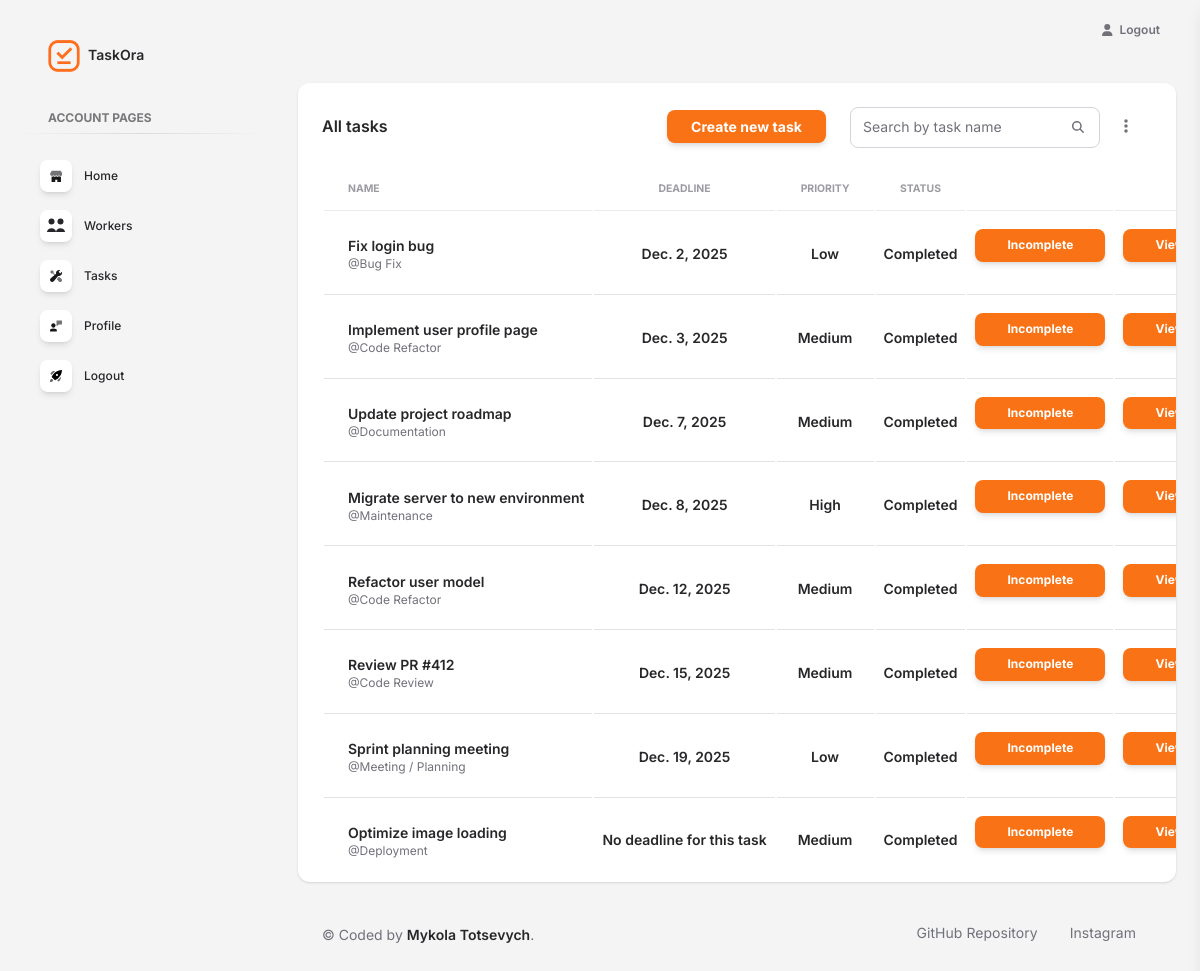
The page /tasks/?completed=Yes (signed in) on the database as committed earlier.
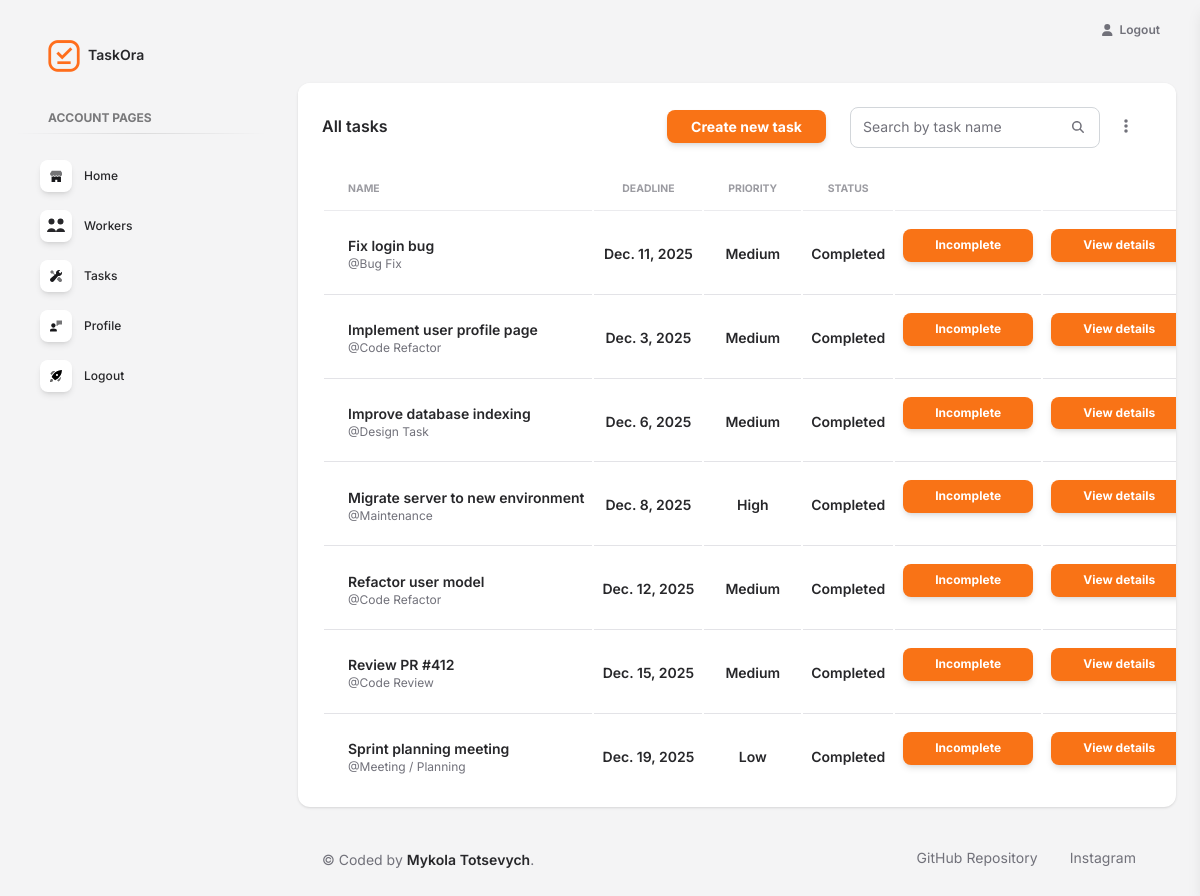
The same page on the database as committed later.
### task_manager/models.py (models this page shows, shortened)
class Task(models.Model):
    PRIORITY_CHOICES = [
        ("Low", "Low"),
        ("Medium", "Medium"),
        ("High", "High"),
        ("Urgent", "Urgent"),
    ]
    name = models.CharField(max_length=255)
    description = models.TextField()
    deadline = models.DateField(null=True, blank=True)
    is_completed = models.BooleanField(default=False)
    priority = models.CharField(max_length=10, choices=PRIORITY_CHOICES)
    task_type = models.ForeignKey(
        TaskType,
        on_delete=models.CASCADE,
        related_name="tasks"
    )
    tags = models.ManyToManyField(Tag, related_name="tasks")
    assignees = models.ManyToManyField(settings.AUTH_USER_MODEL, related_name="tasks")

class TaskType(models.Model):
    name = models.CharField(max_length=255, unique=True)
    class Meta:
        ordering = ("name",)
    def __str__(self):
        return self.name

### task_manager/views.py (the view)
# urls.py: path("tasks/", TaskListView.as_view(), name="task-list"),
class TaskListView(LoginRequiredMixin, generic.ListView):
    model = Task
    def get_queryset(self):
        queryset = Task.objects.select_related("task_type")
        form = TaskSearchForm(self.request.GET)
        if form.is_valid():
            queryset = queryset.filter(name__icontains=form.cleaned_data["name"])
        if self.request.GET.get("completed") == "Yes":
            queryset = queryset.filter(is_completed=True)
        elif self.request.GET.get("completed") == "No":
            queryset = queryset.filter(is_completed=False)
        if self.request.GET.get("assigned") == "No":
            queryset = queryset.filter(assignees__isnull=True).distinct()
        return queryset
    def get_context_data(self, **kwargs):
        context = super().get_context_data(**kwargs)
        form = TaskSearchForm(self.request.GET)
        context["form"] = form
        return context

### task_manager/forms.py
class TaskSearchForm(forms.Form):
    name = forms.CharField(
        max_length=255,
        required=False,
        label="",
        widget=forms.TextInput(attrs={
            "placeholder": "Search by task name",
            "class": "form-control",
        })
    )

### task_manager/templatetags/admin_soft.py (called while the page is built)
@assignment_tag(takes_context=True)
def get_direction(context):
    res = {
        'panel': 'text-left',
        'notify': 'right',
        'float': 'float-right',
        'reverse_panel': 'text-right',
        'nav': 'ml-auto'
    }
    if context.get('LANGUAGE_BIDI'):
        res['panel'] = 'text-right'
        res['notify'] = 'left'
        res['float'] = ''
        res['reverse_panel'] = 'text-left'
        res['nav'] = 'mr-auto'
    return res

@assignment_tag(takes_context=True)
def get_admin_setting(context):
    res = {
    }
    return res

### templates/task_manager/task_list.html (shortened to what this page needs)
{% extends "layouts/base.html" %}
{% load crispy_forms_filters %}
{% load static %}
{% block content %}
  <div class="container-fluid py-4">
    <div class="row">
      <div class="col-12">
        <div class="card mb-4">
          <div class="card-header pb-0">
            <div class="d-flex justify-content-between align-items-baseline mb-2">
              <h6 class="mb-0 pt-1">All tasks</h6>
              <div class="d-flex align-items-baseline">
                <a href="{% url "task_manager:task-create" %}" class="btn btn-primary me-4 px-4 py-1" style="font-size: 0.875rem; line-height: 1.8;">
                  Create new task
                </a>
                <form action="" method="get" class="position-relative" style="width: 250px;">
                  {{ form.name }}
                  <button type="submit" class="btn position-absolute end-0 top-0 bottom-0 px-3 border-0 bg-transparent shadow-none">
                    <i class="fas fa-search text-secondary"></i>
                  </button>
                </form>
                <div class="dropdown ms-4 me-4">
                <a class="cursor-pointer" id="dropdownTable" data-bs-toggle="dropdown" aria-expanded="false">
                  <i class="fa fa-ellipsis-v text-secondary"></i>
                </a>
                </div>
              </div>
            </div>
          </div>
          <div class="card-body px-0 pt-0 pb-2">
            <div class="table-responsive px-4" style="max-height: 72vh; overflow-y: auto;">
              <table class="table align-items-center mb-0">
                {% if task_list %}
                  <thead>
                    <tr>
                      <th class="text-uppercase text-secondary text-xxs font-weight-bolder opacity-7">Name</th>
                      <th class="text-center text-uppercase text-secondary text-xxs font-weight-bolder opacity-7">Deadline</th>
                      <th class="text-center text-uppercase text-secondary text-xxs font-weight-bolder opacity-7">Priority</th>
                      <th class="text-center text-uppercase text-secondary text-xxs font-weight-bolder opacity-7">Status</th>
                      <th class="text-secondary opacity-7"></th>
                      <th class="text-secondary opacity-7"></th>
                    </tr>
                  </thead>
                  <tbody>
                    {% for task in task_list %}
                      <tr>
                        <td class="align-middle ps-4 py-3">
                          <h6 class="mb-0 text-sm">{{ task.name }}</h6>
                          <p class="text-xs text-secondary mb-0">@{{ task.task_type }}</p>
                        </td>
                        <td class="align-middle px-2 py-3 text-center">
                          {% if task.deadline %}
                            <h6 class="mb-0 text-sm">{{ task.deadline }}</h6>
                          {% else %}
                            <h6 class="mb-0 text-sm">No deadline for this task</h6>
                          {% endif %}
                        </td>
                        <td class="align-middle px-2 py-3 text-center">
                          <h6 class="mb-0 text-sm">{{ task.priority }}</h6>
                        </td>
                        <td class="align-middle px-2 py-3 text-center">
                          {% if task.is_completed %}
                            <h6 class="mb-0 text-sm">Completed</h6>
                          {% else %}
                            <h6 class="mb-0 text-sm">Not Completed</h6>
                          {% endif %}
                        </td>
                        <td class="align-middle px-2 py-3 text-center">
                          {% if task.is_completed %}
                            <a href="{% url "task_manager:task-complete-incomplete" task.id %}" class="btn btn-primary btn-sm">
                              Incomplete
                            </a>
                          {% else %}
                            <a href="{% url "task_manager:task-complete-incomplete" task.id %}" class="btn btn-primary btn-sm">
                              Complete
                            </a>
                          {% endif %}
                        </td>
                        <td class="align-middle px-2 py-3 text-center">
                          <a href="{% url "task_manager:task-detail" task.id %}" class="btn btn-primary btn-sm">
                            View details
                          </a>
                        </td>
                      </tr>
                    {% endfor %}
                  </tbody>
                {% else %}
                  <div class="card-body px-4 py-3">
                    <h6 class="mb-0">There are no tasks.</h6>
                  </div>
                {% endif %}
              </table>
            </div>
          </div>
        </div>
      </div>
    </div>
    {% include "includes/footer.html" %}
  </div>
{% endblock content %}

### templates/layouts/base.html (shortened to what this page needs)
<!DOCTYPE html>
{% load i18n static admin_soft %}
{% get_current_language as LANGUAGE_CODE %}
{% get_current_language_bidi as LANGUAGE_BIDI %}
{% get_direction as direction %}
{% get_admin_setting as admin_setting %}
<html lang="en">
<head>
  {% include "includes/head.html" %}
</head>
<body class="g-sidenav-show  bg-gray-100">
  {% block sidebar %}
    {% include "includes/sidebar.html" %}
  {% endblock sidebar %}
  <main class="main-content position-relative max-height-vh-100 h-100 border-radius-lg ">
    {% block navigation %}
        {% include "includes/navigation.html" %}
    {% endblock navigation %}
    {% block content %}{% endblock content %}
  </main>
</body>
</html>

### templates/includes/head.html (shortened to what this page needs)
{% load static %}
<link href="https://demos.creative-tim.com/argon-dashboard-pro/assets/css/nucleo-icons.css" rel="stylesheet" />
<link href="https://demos.creative-tim.com/argon-dashboard-pro/assets/css/nucleo-svg.css" rel="stylesheet" />
<link id="pagestyle" href="{% static "assets/css/soft-ui-dashboard.css" %}?v=1.1.0" rel="stylesheet" />

### templates/includes/sidebar.html (shortened to what this page needs)
{% load i18n static admin_soft %}
<aside class="sidenav navbar navbar-vertical navbar-expand-xs border-0 border-radius-xl my-3 fixed-start ms-3 " id="sidenav-main">
    <div class="sidenav-header">
      <a class="navbar-brand m-0" href="{% url "task_manager:index" %}">
        <img src="{% static "assets/img/favicon3.png" %}" class="navbar-brand-img h-100" alt="main_logo">
        <span class="ms-1 font-weight-bold">TaskOra</span>
      </a>
    </div>
    <ul class="navbar-nav">
      <li class="nav-item mt-3">
        <h6 class="ps-4 ms-2 text-uppercase text-xs font-weight-bolder opacity-6">Account pages</h6>
      </li>
    </ul>
    <hr class="horizontal dark mt-0">
    <div class="collapse navbar-collapse  w-auto " id="sidenav-collapse-main">
      <ul class="navbar-nav">
        <li class="nav-item">
          <a class="nav-link {% if segment == 'dashboard' %}active{% endif %}" href="{% url "task_manager:index" %}">
            <div class="icon icon-shape icon-sm shadow border-radius-md bg-white text-center me-2 d-flex align-items-center justify-content-center">
            </div>
            <span class="nav-link-text ms-1">Home</span>
          </a>
        </li>
        <li class="nav-item">
          <a class="nav-link {% if segment == 'tables' %} active {% endif %}" href="{% url "task_manager:profile-list" %}">
            <div class="icon icon-shape icon-sm shadow border-radius-md bg-white text-center me-2 d-flex align-items-center justify-content-center">
            </div>
            <span class="nav-link-text ms-1">Workers</span>
          </a>
        </li>
        <li class="nav-item">
          <a class="nav-link {% if segment == 'rtl' %}active{% endif %}" href="{% url "task_manager:task-list" %}">
            <div class="icon icon-shape icon-sm shadow border-radius-md bg-white text-center me-2 d-flex align-items-center justify-content-center">
            </div>
            <span class="nav-link-text ms-1">Tasks</span>
          </a>
        </li>
        {% if request.user.is_authenticated %}
        <li class="nav-item">
          <a class="nav-link {% if segment == 'profile' %}active{% endif %}" href="{% url "task_manager:profile-detail" user.id %}">
            <div class="icon icon-shape icon-sm shadow border-radius-md bg-white text-center me-2 d-flex align-items-center justify-content-center">
            </div>
            <span class="nav-link-text ms-1">Profile</span>
          </a>
        </li>
        <li class="nav-item">
          <form method="post" action="{% url 'logout' %}">
            <a href="#" onclick="this.closest('form').submit();"
               class="nav-link {% if segment == 'logout' %}active{% endif %}"
               style="text-decoration:none;">
              <div class="icon icon-shape icon-sm shadow border-radius-md bg-white text-center me-2 d-flex align-items-center justify-content-center">
              </div>
              <span class="nav-link-text ms-1">Logout</span>
            </a>
          </form>
        </li>
        {% endif %}
      </ul>
    </div>
</aside>

### templates/includes/navigation.html (shortened to what this page needs)
{% load static replace_value %}
<nav class="navbar navbar-main navbar-expand-lg px-0 mx-4 shadow-none border-radius-xl" id="navbarBlur" navbar-scroll="true">
    <div class="container-fluid py-1 px-3">
      <div class="collapse navbar-collapse mt-sm-0 mt-2 me-md-0 me-sm-4" id="navbar">
        <ul class="navbar-nav justify-content-end">
          <li class="nav-item d-flex align-items-center">
            {% if request.user.is_authenticated %}
              <form method="post" action="{% url 'logout' %}" class="d-inline">
                <button type="submit" class="nav-link text-body font-weight-bold px-0" style="text-decoration:none;">
                  <i class="fa fa-user me-sm-1"></i>
                  <span class="d-sm-inline d-none">Logout</span>
                </button>
              </form>
            {% else %}
              <a href="{% url "login" %}" class="nav-link text-body font-weight-bold px-0">
                <i class="fa fa-user me-sm-1"></i>
                <span class="d-sm-inline d-none">Sign In</span>
              </a>
            {% endif %}
          </li>
        </ul>
      </div>
    </div>
</nav>

### templates/includes/footer.html
<footer class="footer pt-3">
    <div class="container-fluid">
      <div class="row align-items-center justify-content-lg-between">
        <div class="col-lg-6 mb-lg-0 mb-4">
          <div class="copyright text-center text-sm text-muted text-lg-start">
            &copy; Coded by <a href="https://www.linkedin.com/in/miko%C5%82aj-tocewicz-572ab4351/" class="font-weight-bold" target="_blank">Mykola Totsevych</a>.
          </div>
        </div>
        <div class="col-lg-6">
          <ul class="nav nav-footer justify-content-center justify-content-lg-end">
            <li class="nav-item">
              <a href="https://github.com/mtotsevych/TaskOra" class="nav-link text-muted" target="_blank">GitHub Repository</a>
            </li>
            <li class="nav-item">
              <a href="https://www.instagram.com/mikolaj_tocewicz?igsh=ZTl0NjNvczhlZXl0" class="nav-link text-muted" target="_blank">Instagram</a>
            </li>
          </ul>
        </div>
      </div>
    </div>
</footer>

### templates/includes/configurator.html (shortened to what this page needs)
{% load static %}

### templates/includes/scripts.html (shortened to what this page needs)
{% load static %}

Rows that differ between the two databases and show on the page:
no longer on this page (row edited): Task: name "Update project roadmap", task_type "Documentation", deadline "Dec. 7, 2025", priority "Medium", is_completed "Completed"
removed Task: name "Optimize image loading", task_type "Deployment", shows "No deadline for this task", priority "Medium", is_completed "Completed"
changed Task "Fix login bug": deadline "Dec. 2, 2025" → "Dec. 11, 2025"; priority "Low" → "Medium"
now on this page (row edited): Task: name "Improve database indexing", task_type "Design Task", deadline "Dec. 6, 2025", priority "Medium", is_completed "Completed"
